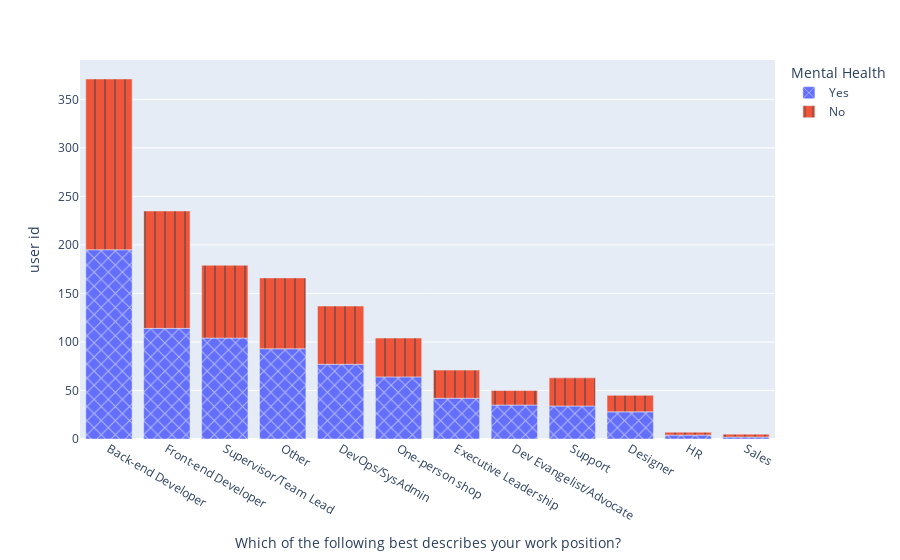

Notebook code cell kept with this figure:
### Code cell
position_health_df= responses_df[["Which of the following best describes your work position?",
                           'user id','Mental Health']].\
groupby(["Which of the following best describes your work position?",'Mental Health']).count().\
reset_index().sort_values(by='user id',ascending=False)
position_health_df
fig = px.bar(position_health_df, x="Which of the following best describes your work position?", 
             y="user id", color="Mental Health",
             pattern_shape="Mental Health", pattern_shape_sequence=["x", "|"], height=600)
fig.show()

### Figure 1 — Plotly figure (JSON) as saved in the notebook; plotly's stock layout.template omitted (floating-point values rounded to 4 significant figures)
{"data": [{"alignmentgroup": "True", "hovertemplate": "Mental Health=Yes<br>Which of the following best describes your work position?=%{x}<br>user id=%{y}<extra></extra>", "legendgroup": "Yes", "marker": {"color": "#636efa", "pattern": {"shape": "x"}}, "name": "Yes", "offsetgroup": "Yes", "orientation": "v", "showlegend": true, "textposition": "auto", "type": "bar", "x": ["Back-end Developer", "Front-end Developer", "Supervisor/Team Lead", "Other", "DevOps/SysAdmin", "One-person shop", "Executive Leadership", "Dev Evangelist/Advocate", "Support", "Designer", "HR", "Sales"], "xaxis": "x", "y": [195, 114, 104, 93, 77, 64, 42, 35, 34, 28, 4, 2], "yaxis": "y"}, {"alignmentgroup": "True", "hovertemplate": "Mental Health=No<br>Which of the following best describes your work position?=%{x}<br>user id=%{y}<extra></extra>", "legendgroup": "No", "marker": {"color": "#EF553B", "pattern": {"shape": "|"}}, "name": "No", "offsetgroup": "No", "orientation": "v", "showlegend": true, "textposition": "auto", "type": "bar", "x": ["Back-end Developer", "Front-end Developer", "Supervisor/Team Lead", "Other", "DevOps/SysAdmin", "One-person shop", "Executive Leadership", "Support", "Designer", "Dev Evangelist/Advocate", "Sales", "HR"], "xaxis": "x", "y": [176, 121, 75, 73, 60, 40, 29, 29, 17, 15, 3, 3], "yaxis": "y"}], "layout": {"autosize": true, "barmode": "relative", "legend": {"title": {"text": "Mental Health"}, "tracegroupgap": 0}, "margin": {"t": 60}, "xaxis": {"anchor": "y", "autorange": true, "domain": [0, 1], "range": [-0.5, 11.5], "title": {"text": "Which of the following best describes your work position?"}, "type": "category"}, "yaxis": {"anchor": "x", "autorange": true, "domain": [0, 1], "range": [0, 390.5], "title": {"text": "user id"}, "type": "linear"}}}
